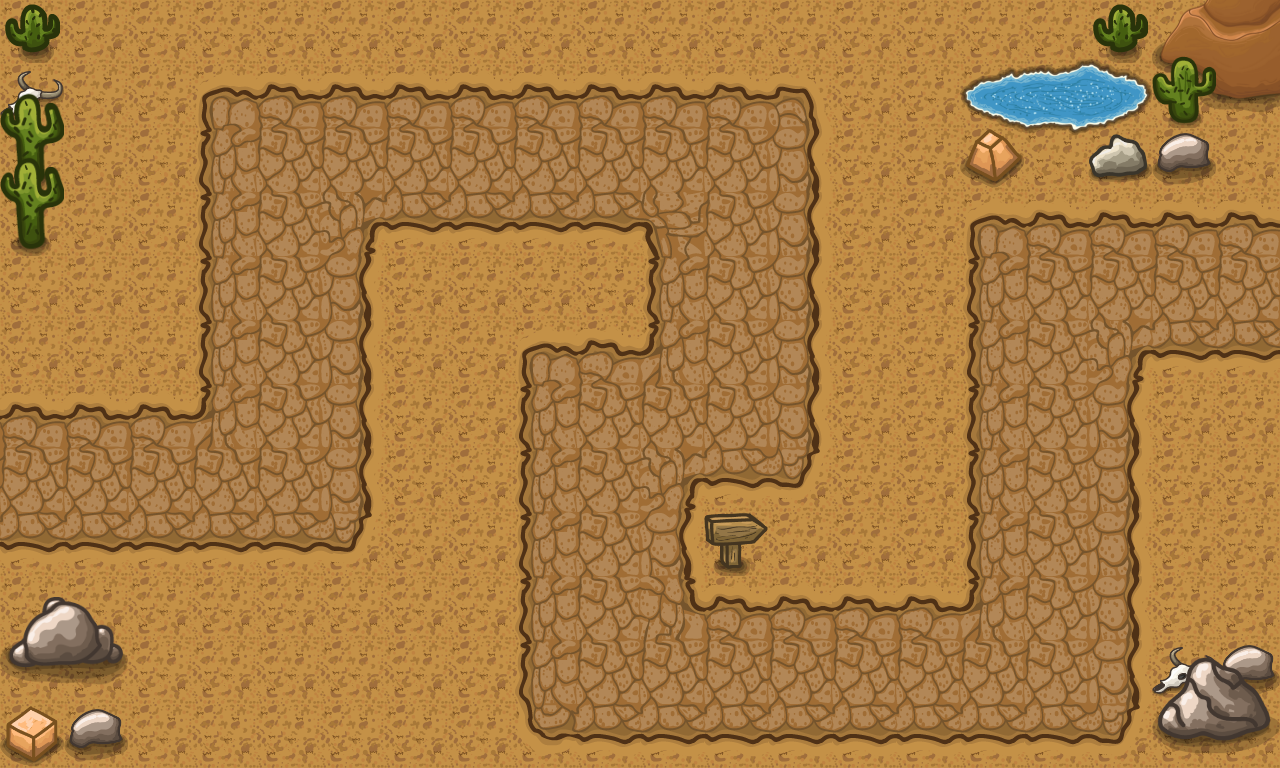

Rendered tile map (Tiled .tmx) drawn with the repository's tilesets; below, a short description and the full map source, tile grids included:
An orthogonal 40x24 tile map with 32x32 px tiles, 1 tile layer (Tile Layer 1).

<map version="1.9" tiledversion="1.9.2" orientation="orthogonal" renderorder="right-down" width="40" height="24" tilewidth="32" tileheight="32" infinite="0" nextlayerid="4" nextobjectid="1">
 <tileset firstgid="1" name="gameMap" tilewidth="32" tileheight="32" tilecount="960" columns="40">
  <image source="../images/gameMap.png" width="1280" height="768" />
 </tileset>
 <layer id="1" name="Tile Layer 1" width="40" height="24">
  <data encoding="csv">
1,2,3,4,5,6,7,8,9,10,11,12,13,14,15,16,17,18,19,20,21,22,23,24,25,26,27,28,29,30,31,32,33,34,35,36,37,38,39,40,
41,42,43,44,45,46,47,48,49,50,51,52,53,54,55,56,57,58,59,60,61,62,63,64,65,66,67,68,69,70,71,72,73,74,75,76,77,78,79,80,
81,82,83,84,85,86,87,88,89,90,91,92,93,94,95,96,97,98,99,100,101,102,103,104,105,106,107,108,109,110,111,112,113,114,115,116,117,118,119,120,
121,122,123,124,125,126,127,128,129,130,131,132,133,134,135,136,137,138,139,140,141,142,143,144,145,146,147,148,149,150,151,152,153,154,155,156,157,158,159,160,
161,162,163,164,165,166,167,168,169,170,171,172,173,174,175,176,177,178,179,180,181,182,183,184,185,186,187,188,189,190,191,192,193,194,195,196,197,198,199,200,
201,202,203,204,205,206,207,208,209,210,211,212,213,214,215,216,217,218,219,220,221,222,223,224,225,226,227,228,229,230,231,232,233,234,235,236,237,238,239,240,
241,242,243,244,245,246,247,248,249,250,251,252,253,254,255,256,257,258,259,260,261,262,263,264,265,266,267,268,269,270,271,272,273,274,275,276,277,278,279,280,
281,282,283,284,285,286,287,288,289,290,291,292,293,294,295,296,297,298,299,300,301,302,303,304,305,306,307,308,309,310,311,312,313,314,315,316,317,318,319,320,
321,322,323,324,325,326,327,328,329,330,331,332,333,334,335,336,337,338,339,340,341,342,343,344,345,346,347,348,349,350,351,352,353,354,355,356,357,358,359,360,
361,362,363,364,365,366,367,368,369,370,371,372,373,374,375,376,377,378,379,380,381,382,383,384,385,386,387,388,389,390,391,392,393,394,395,396,397,398,399,400,
401,402,403,404,405,406,407,408,409,410,411,412,413,414,415,416,417,418,419,420,421,422,423,424,425,426,427,428,429,430,431,432,433,434,435,436,437,438,439,440,
441,442,443,444,445,446,447,448,449,450,451,452,453,454,455,456,457,458,459,460,461,462,463,464,465,466,467,468,469,470,471,472,473,474,475,476,477,478,479,480,
481,482,483,484,485,486,487,488,489,490,491,492,493,494,495,496,497,498,499,500,501,502,503,504,505,506,507,508,509,510,511,512,513,514,515,516,517,518,519,520,
521,522,523,524,525,526,527,528,529,530,531,532,533,534,535,536,537,538,539,540,541,542,543,544,545,546,547,548,549,550,551,552,553,554,555,556,557,558,559,560,
561,562,563,564,565,566,567,568,569,570,571,572,573,574,575,576,577,578,579,580,581,582,583,584,585,586,587,588,589,590,591,592,593,594,595,596,597,598,599,600,
601,602,603,604,605,606,607,608,609,610,611,612,613,614,615,616,617,618,619,620,621,622,623,624,625,626,627,628,629,630,631,632,633,634,635,636,637,638,639,640,
641,642,643,644,645,646,647,648,649,650,651,652,653,654,655,656,657,658,659,660,661,662,663,664,665,666,667,668,669,670,671,672,673,674,675,676,677,678,679,680,
681,682,683,684,685,686,687,688,689,690,691,692,693,694,695,696,697,698,699,700,701,702,703,704,705,706,707,708,709,710,711,712,713,714,715,716,717,718,719,720,
721,722,723,724,725,726,727,728,729,730,731,732,733,734,735,736,737,738,739,740,741,742,743,744,745,746,747,748,749,750,751,752,753,754,755,756,757,758,759,760,
761,762,763,764,765,766,767,768,769,770,771,772,773,774,775,776,777,778,779,780,781,782,783,784,785,786,787,788,789,790,791,792,793,794,795,796,797,798,799,800,
801,802,803,804,805,806,807,808,809,810,811,812,813,814,815,816,817,818,819,820,821,822,823,824,825,826,827,828,829,830,831,832,833,834,835,836,837,838,839,840,
841,842,843,844,845,846,847,848,849,850,851,852,853,854,855,856,857,858,859,860,861,862,863,864,865,866,867,868,869,870,871,872,873,874,875,876,877,878,879,880,
881,882,883,884,885,886,887,888,889,890,891,892,893,894,895,896,897,898,899,900,901,902,903,904,905,906,907,908,909,910,911,912,913,914,915,916,917,918,919,920,
921,922,923,924,925,926,927,928,929,930,931,932,933,934,935,936,937,938,939,940,941,942,943,944,945,946,947,948,949,950,951,952,953,954,955,956,957,958,959,960
</data>
 </layer>
</map>
